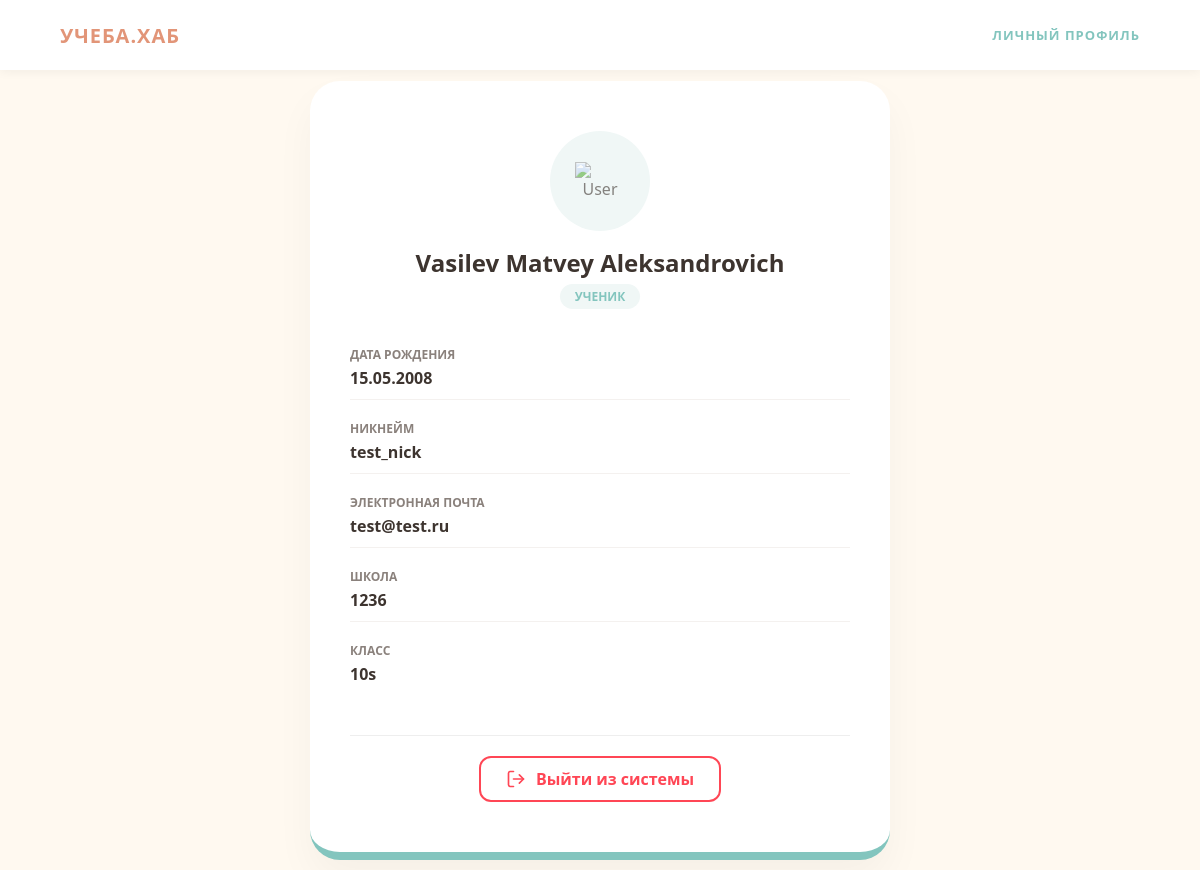
The app's page /dashboard (signed in) with its own data.
### data/users.py (models this page shows, shortened)
class User(SqlAlchemyBase, UserMixin):
    __tablename__ = 'users'
    id = sqlalchemy.Column(sqlalchemy.Integer,
                           primary_key=True, autoincrement=True)
    nickname = sqlalchemy.Column(sqlalchemy.String, nullable=True)
    name = sqlalchemy.Column(sqlalchemy.String, nullable=True)
    surname = sqlalchemy.Column(sqlalchemy.String, nullable=True)
    patronymic = sqlalchemy.Column(sqlalchemy.String, nullable=True)
    email = sqlalchemy.Column(sqlalchemy.String,
                              index=True, unique=True, nullable=True)
    hashed_password = sqlalchemy.Column(sqlalchemy.String, nullable=True)
    birth_date = sqlalchemy.Column(sqlalchemy.DateTime,
                                     default=datetime.datetime.now)
    school = sqlalchemy.Column(sqlalchemy.Integer, nullable=True)
    klass = sqlalchemy.Column(sqlalchemy.String, nullable=True)

### main.py (the view)
@app.route('/dashboard')
@login_required
def dashboard():
    return render_template('dashboard.html', title='Личный кабинет')

### data/db_session.py (called while the page is built)
def create_session() -> Session:
    global __factory
    return __factory()

### main.py (called while the page is built)
@login_manager.user_loader
def load_user(user_id):
    db_sess = db_session.create_session()
    return db_sess.get(User, user_id)

### templates/dashboard.html (shortened to what this page needs)
<!DOCTYPE html>
<html lang="ru">
<head>
    <link rel="stylesheet" href="{{ url_for('static', filename='dashboard.css') }}">
</head>
<body class="profile-page">
    <header class="header_strip">
        <a href="/main" class="logo">УЧЕБА.ХАБ</a>
        <div class="auth_box">
            <div class="profile_status">Личный профиль</div>
        </div>
    </header>
    <div class="profile-container">
        <div class="profile-card">
            <div class="profile-header">
                <div class="avatar-circle">
                    <img src="https://cdn-icons-png.flaticon.com/512/1144/1144760.png" alt="User">
                </div>
                <h2>{{ current_user.surname }} {{ current_user.name }} {{ current_user.patronymic }}</h2>
                <span class="user-tag">Ученик</span>
            </div>
            <div class="info-grid">
                <div class="info-item">
                    <label>Дата рождения</label>
                    <p>{{ current_user.birth_date.strftime('%d.%m.%Y') }}</p>
                </div>
                <div class="info-item">
                    <label>Никнейм</label>
                    <p>{{ current_user.nickname }}</p>
                </div>
                <div class="info-item">
                    <label>Электронная почта</label>
                    <p>{{ current_user.email }}</p>
                </div>
                <div class="info-item">
                    <label>Школа</label>
                    <p>{{ current_user.school }}</p>
                </div>
                <div class="info-item">
                    <label>Класс</label>
                    <p>{{ current_user.klass }}</p>
                </div>
            </div>
            <div class="profile-footer">
                <a href="/logout" class="logout-card-btn">
                    <span>Выйти из системы</span>
                </a>
            </div>
        </div>
    </div>
</body>
</html>

### static/dashboard.css (style rules this page uses)
body, html { margin: 0; padding: 0; font-family: 'Segoe UI', Roboto, Helvetica, Arial, sans-serif; background-color: #FFF9F0; color: #3D342F; }
.header_strip { position: fixed; top: 0; width: 100%; height: 70px; background: #FFFFFF; display: flex; align-items: center; justify-content: space-between; padding: 0 5%; box-sizing: border-box; box-shadow: 0 2px 10px rgba(0,0,0,0.05); z-index: 1000; }
.logo { font-weight: 800; font-size: 20px; color: #E29578; text-decoration: none; letter-spacing: 1px; transition: 0.3s; }
.profile_status { font-size: 13px; font-weight: 600; color: #83C5BE; text-transform: uppercase; letter-spacing: 1px; }
.profile-container { display: flex; justify-content: center; align-items: center; min-height: 100vh; padding-top: 70px; }
.profile-card { background: #FFFFFF; width: 100%; max-width: 500px; border-radius: 30px; padding: 50px 40px; box-shadow: 0 20px 40px rgba(0,0,0,0.04); border-bottom: 8px solid #83C5BE; text-align: center; }
.profile-header h2 { margin: 15px 0 5px 0; font-size: 24px; color: #3D342F; }
.avatar-circle { width: 100px; height: 100px; background: #f0f7f6; border-radius: 50%; margin: 0 auto; display: flex; align-items: center; justify-content: center; }
.avatar-circle img { width: 50px; opacity: 0.6; }
.user-tag { background: #f0f7f6; color: #83C5BE; padding: 4px 15px; border-radius: 20px; font-size: 12px; font-weight: 700; text-transform: uppercase; }
.info-grid { margin-top: 40px; display: grid; grid-template-columns: 1fr; gap: 20px; text-align: left; }
.info-item { border-bottom: 1px solid #f4f1ef; padding-bottom: 10px; }
.info-item:last-child { border-bottom: none; }
.info-item label { display: block; font-size: 12px; font-weight: 600; color: #8a817c; margin-bottom: 4px; text-transform: uppercase; }
.info-item p { margin: 0; font-size: 16px; font-weight: 600; color: #3D342F; }
.profile-footer { margin-top: 40px; padding-top: 20px; border-top: 1px solid #eee; text-align: center; }
.logout-card-btn { display: inline-flex; align-items: center; gap: 10px; color: #ff4655; text-decoration: none; font-weight: 600; padding: 10px 25px; border: 2px solid #ff4655; border-radius: 12px; transition: all 0.3s ease; }

### records on screen
User: surname "Vasilev", name "Matvey", patronymic "Aleksandrovich", birth_date "15.05.2008", nickname "test_nick", email "test@test.ru", school "1236", klass "10s"
